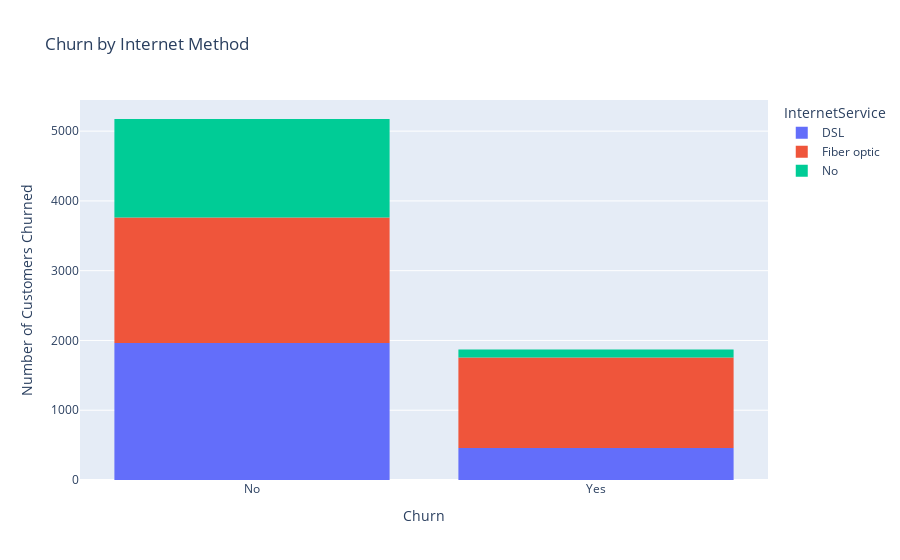

The notebook cell this image was saved under:
### Code cell
px.histogram(data,x="Churn", color="InternetService",title='Churn by Internet Method').update_layout(
    xaxis_title="Churn", yaxis_title='Number of Customers Churned'
)

### Figure 1 — Plotly figure (JSON) as saved in the notebook; plotly's stock layout.template omitted (floating-point values rounded to 4 significant figures; data arrays with more than 128 entries replaced by an {"elided": "..."} marker saying what was removed)
{"data": [{"alignmentgroup": "True", "bingroup": "x", "hovertemplate": "InternetService=DSL<br>Churn=%{x}<br>count=%{y}<extra></extra>", "legendgroup": "DSL", "marker": {"color": "#636efa", "pattern": {"shape": ""}}, "name": "DSL", "offsetgroup": "DSL", "orientation": "v", "showlegend": true, "type": "histogram", "x": {"elided": "2421 str values"}, "xaxis": "x", "yaxis": "y"}, {"alignmentgroup": "True", "bingroup": "x", "hovertemplate": "InternetService=Fiber optic<br>Churn=%{x}<br>count=%{y}<extra></extra>", "legendgroup": "Fiber optic", "marker": {"color": "#EF553B", "pattern": {"shape": ""}}, "name": "Fiber optic", "offsetgroup": "Fiber optic", "orientation": "v", "showlegend": true, "type": "histogram", "x": {"elided": "3096 str values"}, "xaxis": "x", "yaxis": "y"}, {"alignmentgroup": "True", "bingroup": "x", "hovertemplate": "InternetService=No<br>Churn=%{x}<br>count=%{y}<extra></extra>", "legendgroup": "No", "marker": {"color": "#00cc96", "pattern": {"shape": ""}}, "name": "No", "offsetgroup": "No", "orientation": "v", "showlegend": true, "type": "histogram", "x": {"elided": "1526 str values"}, "xaxis": "x", "yaxis": "y"}], "layout": {"barmode": "relative", "legend": {"title": {"text": "InternetService"}, "tracegroupgap": 0}, "title": {"text": "Churn by Internet Method"}, "xaxis": {"anchor": "y", "domain": [0, 1], "title": {"text": "Churn"}}, "yaxis": {"anchor": "x", "domain": [0, 1], "title": {"text": "Number of Customers Churned"}}}}
